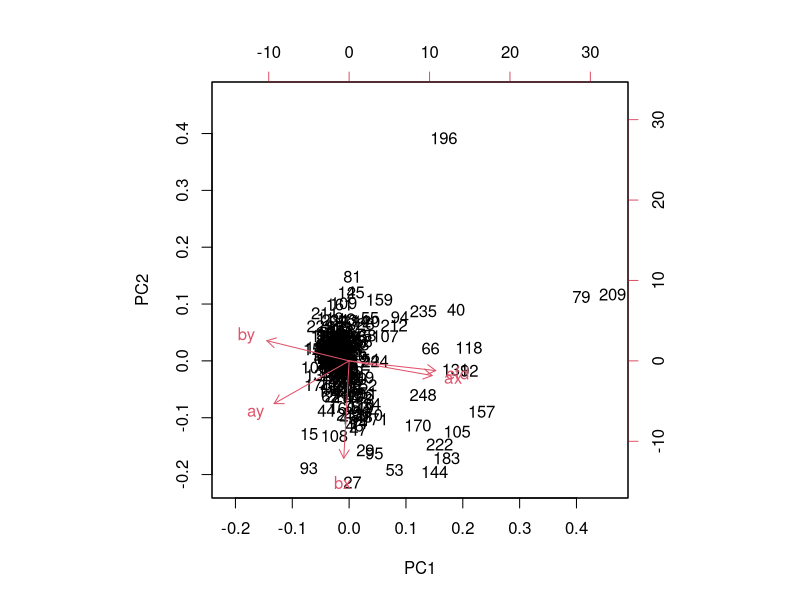
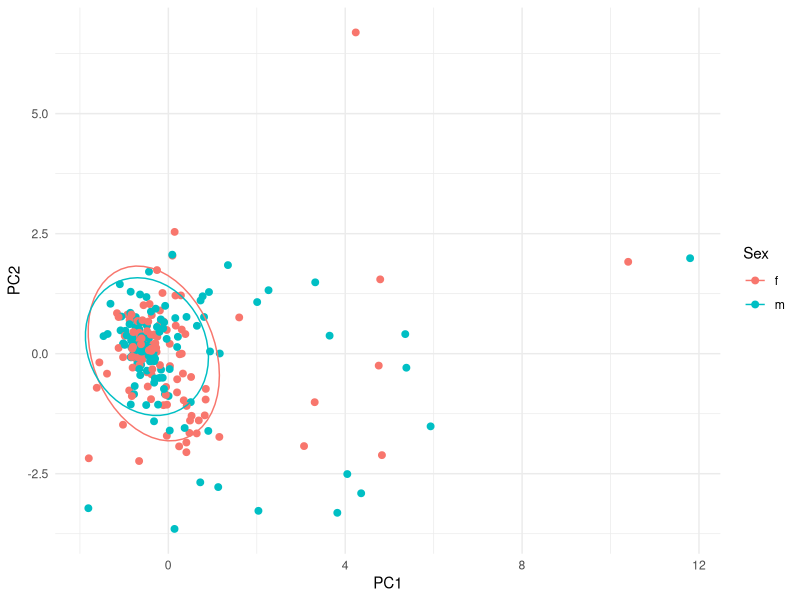

Source code (R) for these figures, in order:
## ---- chunk 1
data <- read.csv("feather_pca_test.csv", h=T)
## ---- chunk 2
comp_data <- data[,1:5]

pca_result <- prcomp(comp_data, center = T, scale. = T)
summary(pca_result)
## ---- chunk 3
pca_result$rotation
## ---- chunk 4
biplot(pca_result)
## ---- chunk 5
library(ggplot2)
pca_df <- data.frame(pca_result$x, FCode = as.factor(data$tail.code), Sex = data$sex)
ggplot(pca_df, aes(x = PC1, y = PC2, color = Sex))+
  geom_point(size = 2)+
  stat_ellipse(level = 0.95)+
  theme_minimal()
